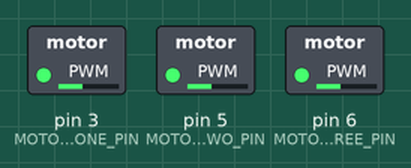
This sketch was run on a simulated Arduino Uno, built with avr-gcc and run on an emulated ATmega328P. Parts: switched loads named in the sketch (green lamp = pin HIGH).

Above: at 0.1 s.
Timing chart, 0 to 1.6 s (numbered marks = the images above):
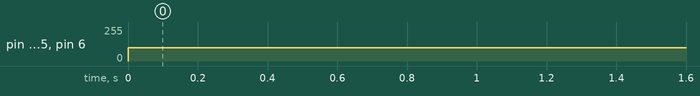

Measured:
- by itself, pin 3 (MOTOR_ONE_PIN), pin 5 (MOTOR_TWO_PIN), pin 6 (MOTOR_THREE_PIN): 0/255 → 100/255 at 0.00 s

The sketch:

arduino_bluetooth_pwm_code.ino
```cpp
#include <Time.h>


const int UP = 1;
const int DOWN = 0;
const int EMPTY_INPUT = -1;
const int NO_INPUT = -2;
int inputDirection = EMPTY_INPUT;
int inputPWM = 0;
int MOTOR_ONE_PIN = 3;
int MOTOR_TWO_PIN = 5;
int MOTOR_THREE_PIN = 6;
time_t startingTime;
int PANIC_TIMER = 1000; //needs to be adjusted
int PANIC_PWM = 100; //needs to be adjusted
void setup() {
  // put your setup code here, to run once:
  Serial.begin(9600);
  pinMode(MOTOR_ONE_PIN, OUTPUT);
  pinMode(MOTOR_TWO_PIN, OUTPUT);
  pinMode(MOTOR_THREE_PIN, OUTPUT);
  startingTime = time(NULL);
}

void loop() {
  // put your main code here, to run repeatedly:
  while (Serial.available() > 0) {
    if (inputDirection == EMPTY_INPUT || inputDirection == NO_INPUT) {
      inputDirection = Serial.read();
      continue;
    }
    inputPWM = inputPWM * 10 + Serial.read();
  }
  if (inputDirection == NO_INPUT) {
    setMotorPwm(inputPWM);
    startingTime = time(NULL);
    inputPWM = 0;
    inputDirection = NO_INPUT;
  }
  double elapsedTime = difftime(time(NULL), startingTime);
  if (elapsedTime > PANIC_TIMER) {
    panicDoSomething();
  }
  setMotorPwm(PANIC_PWM);
}

void setMotorPwm(int input) {
  analogWrite(MOTOR_ONE_PIN, input);
  analogWrite(MOTOR_TWO_PIN, input);
  analogWrite(MOTOR_THREE_PIN, input);
}

void panicDoSomething() {
  analogWrite(MOTOR_ONE_PIN, PANIC_PWM);
  analogWrite(MOTOR_TWO_PIN, PANIC_PWM);
  analogWrite(MOTOR_THREE_PIN, PANIC_PWM);
}
```
